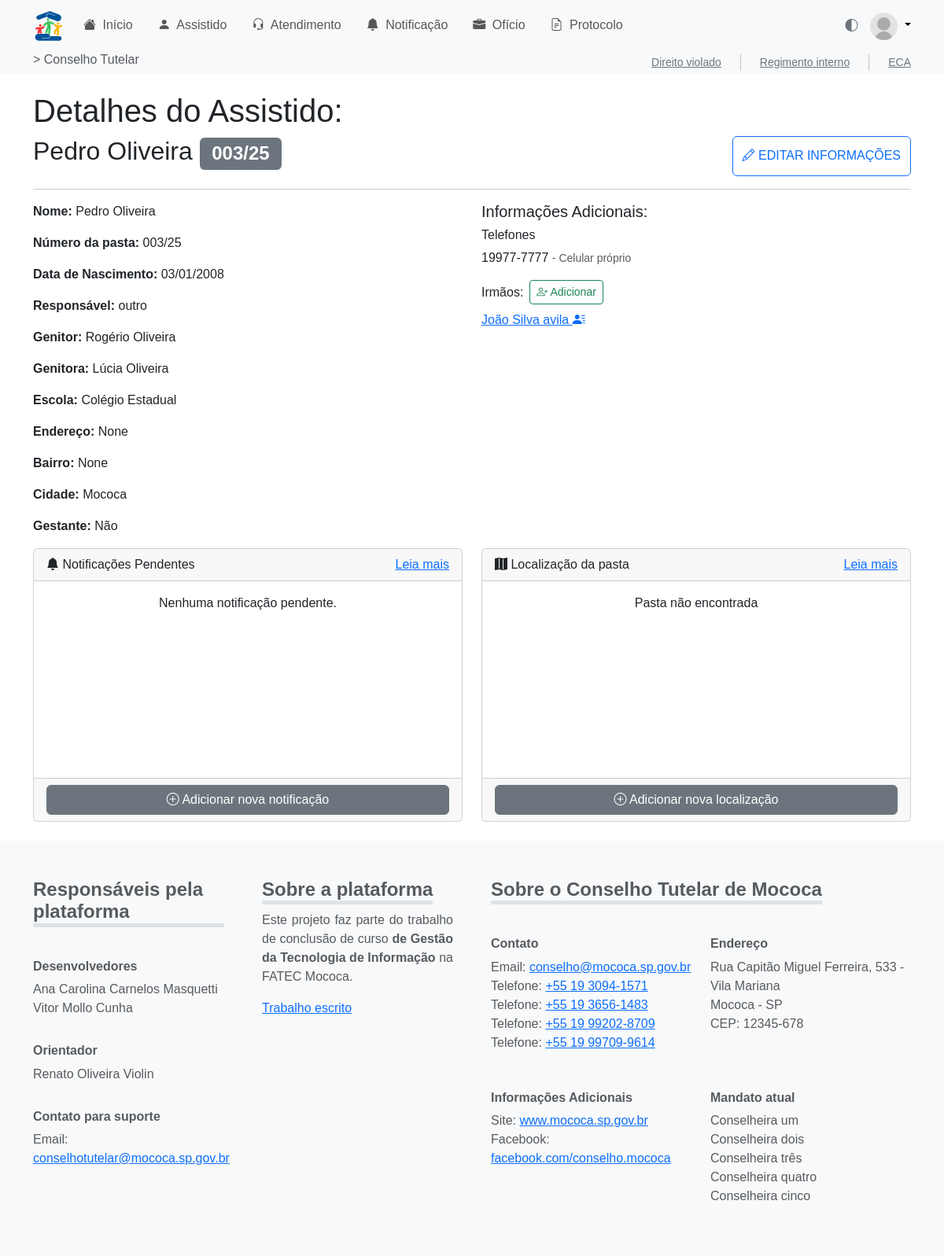
The page /assistido/detalhe/3/ on the database its author committed.
### assistido/models.py (models this page shows, shortened)
class Assistido(models.Model):
    id_assist = models.AutoField(primary_key=True)
    nmcompleto_assist = models.CharField(max_length=255)
    numero_assist = models.CharField(max_length=50, blank=True, null=True)
    dn_assist = models.DateField()  # Data de nascimento
    nmgenitor_assist = models.CharField(max_length=255, blank=True, null=True)
    nmgenitora_assist = models.CharField(max_length=255, blank=True, null=True)
    DTCADASTRO = models.DateTimeField(auto_now_add=True, verbose_name='Data de Cadastro')
    TIPOS_RESPONSAVEL = [
        ("tio", "Tio"),
        ("tia", "Tia"),
        ("avo", "Avô/Avó"),
        ("primo", "Primo/Prima"),
        ("outro", "Outro"),
    ]
    nmresponsavel_assist = models.CharField(
        max_length=50, choices=TIPOS_RESPONSAVEL, default="outro"
    )
    outro_responsavel = models.CharField(
        max_length=255, blank=True, null=True,
        help_text="Preencher se o tipo do responsável for 'Outro'."
    )
    escola_assist = models.CharField(max_length=255, blank=True, null=True)
    rua_assist = models.CharField(max_length=255, blank=True, null=True)
    bairro_assist = models.CharField(max_length=100, blank=True, null=True)
    cidade_assist = models.CharField(max_length=100, blank=True, null=True)
    numerocasa_assist = models.CharField(max_length=20, blank=True, null=True)
    id_conselheiro = models.ForeignKey(
        Conselheiro,
        on_delete=models.SET_NULL,
        null=True,
        blank=True,
        related_name='assistidos'
    )
    gestante_assist = models.BooleanField(default=False)
    arquivomorto_assist = models.BooleanField(default=False)
    arquivado_assist = models.BooleanField(default=False)
    filaarquivomorto_assist = models.BooleanField(default=False)
    dtarquivomorto_assist = models.DateField(blank=True, null=True)

class Telefone(models.Model):
    id_telefone = models.AutoField(primary_key=True)
    id_assist = models.ForeignKey(
        Assistido,
        on_delete=models.CASCADE,
        related_name="telefones"
    )
    numero_telefone = models.CharField(max_length=20)
    obs_telefone = models.TextField(blank=True, null=True)

### assistido/views.py (the view)
# urls.py: path('detalhe/<int:id_assist>/', views.detalhe_assistido, name='detalhe'),
def detalhe_assistido(request, id_assist):
    import json
    assistido = get_object_or_404(Assistido, id_assist=id_assist)
    form = AddIrmaoForm(id_assist)
    assistidos_list = [
        {'id': a.id_assist, 'nome': a.nmcompleto_assist}
        for a in form.fields['irmao'].queryset
    ]
    assistidos_json = json.dumps(assistidos_list)
    from assistido.models import Irmaos
    irmaos_1 = Irmaos.objects.filter(id_assist_1=assistido).values_list('id_assist_2', flat=True)
    irmaos_2 = Irmaos.objects.filter(id_assist_2=assistido).values_list('id_assist_1', flat=True)
    irmaos_ids = set(irmaos_1).union(set(irmaos_2))
    irmaos_ids.discard(assistido.id_assist)
    irmaos = Assistido.objects.filter(id_assist__in=irmaos_ids)
    localizadores = assistido.localizadores.all().order_by('-dt_local')
    return render(request, 'assistido/detalhe.html', {
        'assistido': assistido,
        'form': form,
        'assistidos_json': assistidos_json,
        'irmaos': irmaos,
        'localizadores': localizadores
    })

### assistido/templatetags/assistido_extras.py (called while the page is built)
@register.filter
def format_telefone(value):
    if not value:
        return ''
    num = re.sub(r'\D', '', value)
    if num.startswith('55'):
        num = num[2:]
    if len(num) == 11:
        return f'{num[0:2]} {num[2:7]}-{num[7:]}'
    elif len(num) == 10:
        return f'{num[0:2]} {num[2:6]}-{num[6:]}'
    elif len(num) == 9:
        return f'{num[0:5]}-{num[5:]}'
    elif len(num) == 8:
        return f'{num[0:4]}-{num[4:]}'
    return value

### assistido/templates/assistido/detalhe.html (shortened to what this page needs)
{% extends 'base.html' %}
{% load assistido_extras %}
{% block content %}
<main class="container my-4">
    <h1>Detalhes do Assistido: </h1>
    <div class="d-flex w-100 justify-content-between align-content-center">
        <h2>{{ assistido.nmcompleto_assist }} <span class="badge text-bg-secondary">{{ assistido.numero_assist }}/{{ assistido.DTCADASTRO|date:'y' }}</span></h2>
        <button class="btn btn-outline-primary text-uppercase"> <i class="bi bi-pencil"></i> Editar Informações</button>
    </div>
    <hr>
    <div class="row">
        <div class="col-6">
            <p><strong>Nome:</strong> {{ assistido.nmcompleto_assist }}</p>
            <p><strong>Número da pasta:</strong> {{ assistido.numero_assist }}/{{ assistido.DTCADASTRO|date:'y' }}</p>
            <p><strong>Data de Nascimento:</strong> {{ assistido.dn_assist|date:'d/m/Y' }}</p>
            <p><strong>Responsável:</strong> {{ assistido.nmresponsavel_assist }}{% if assistido.nmresponsavel_assist == 'outro' and assistido.outro_responsavel %} - {{ assistido.outro_responsavel }}{% endif %}</p>
            <p><strong>Genitor:</strong> {{ assistido.nmgenitor_assist }}</p>
            <p><strong>Genitora:</strong> {{ assistido.nmgenitora_assist }}</p>
            <p><strong>Escola:</strong> {{ assistido.escola_assist }}</p>
            <p><strong>Endereço:</strong> {{ assistido.rua_assist }}{% if assistido.numerocasa_assist %}, {{assistido.numerocasa_assist }}{% endif %}</p>
            <p><strong>Bairro:</strong> {{ assistido.bairro_assist }}</p>
            <p><strong>Cidade:</strong> {{ assistido.cidade_assist }}</p>
            <p><strong>Gestante:</strong> {{ assistido.gestante_assist|yesno:'Sim,Não' }}</p>
        </div>
        <div class="col-6">
            <h5>Informações Adicionais:</h5>
            <h6>Telefones</h6>
            {% for tel in assistido.telefones.all %}
                <p>{{ tel.numero_telefone|format_telefone }}{% if tel.obs_telefone %} <small class="text-muted">- {{ tel.obs_telefone}}</small>{% endif %}</p>
                {% empty %}
                <p class="text-muted">Nenhum telefone cadastrado.</p>
            {% endfor %}
            <div class="d-flex align-items-center mb-2">
                    <h6 class="mb-0 me-2">Irmãos:</h6>
                    <button type="button" class="btn btn-sm btn-outline-success" data-bs-toggle="modal" data-bs-target="#addIrmaoModal">
                            <i class="bi bi-person-plus"></i> Adicionar
                    </button>
            </div>
            {% if irmaos %}
                {% for irmao in irmaos %}
                    <p>
                        <a href="{% url 'assistido:detalhe' irmao.id_assist %}" target="_blank">
                            {{ irmao.nmcompleto_assist }}
                            <i class="bi bi-person-lines-fill"></i>
                        </a>
                    </p>
                {% endfor %}
            {% else %}
                <p class="text-muted">Nenhum irmão cadastrado.</p>
            {% endif %}
        </div>
        <div class="col-6">
            <div class="card">
                <div class="card-header d-flex align-items-center justify-content-between">
                    <span class="me-2">
                        <i class="bi bi-bell-fill"></i>
                    Notificações Pendentes
                    </span>
                    <span>
                        <a href="">Leia mais</a>
                    </span>
                </div>
                <div class="card-body" style="height: 250px;">
                    <div class="w-100 h-100 overflow-auto">
                        {% if notificacoes %}
                            <ul class="list-group">
                                {% for not in notificacoes %}
                                    <li class="list-group-item">
                                        {{ not }}
                                    </li>
                                {% endfor %}
                            </ul>
                        {% else %}
                            <p class="text-center">Nenhuma notificação pendente.</p>
                        {% endif %}
                    </div>
                </div>
                <div class="card-footer">
                    <button type="button" class="btn btn-secondary w-100">
                        <i class="bi bi-plus-circle"></i> Adicionar nova notificação
                    </button>
                </div>
            </div>
        </div>
        <div class="col-6">
            <div class="card">
                <div class="card-header d-flex align-items-center justify-content-between">
                    <span class="me-2">
                        <i class="bi bi-map-fill"></i>
                    Localização da pasta
                    </span>
                    <span>
                        <a href="">Leia mais</a>
                    </span>
                </div>
                <div class="card-body" style="height: 250px;">
                    {% if localizadores %}
                        <div class="w-100 h-100 overflow-auto">
                            <table class="table table-hover">
                                <thead>
                                    <tr>
                                        <th>Data</th>
                                        <th>Localização</th>
                                    </tr>
                                </thead>
                                <tbody>
                                    {% for loc in localizadores %}
                                        <tr>
                                            <td>{{ loc.dt_local|date:'d/m/Y' }}</td>
                                            <td>{{ loc.destino_local }}</td>
                                        </tr>
                                    {% endfor %}
                                </tbody>
                            </table>
                        </div>
                    {% else %}
                        <div class="w-100 h-100 d-flex  justify-content-center">
                            <span>Pasta não encontrada</span>
                        </div>
                    {% endif %}
                </div>
                <div class="card-footer">
                    <button type="button" class="btn btn-secondary w-100" data-bs-toggle="modal" data-bs-target="#addLocalModal">
                        <i class="bi bi-plus-circle"></i> Adicionar nova localização
                    </button>
                </div>
            </div>
        </div>
    </div>
</main>
{% endblock %}

### static/css/main.css (style rules this page uses)
html,body { height: 100%; }

### static/css/custom.css (style rules this page uses)
:root { --bs-body-font-family: 'Nunito Sans', sans-serif !important; }
:root { --bs-primary: #00539b !important; --bs-primary-rgb: 0, 83, 155 !important; }
[data-bs-theme="light"] { --bs-primary: #00539b !important; --bs-body-bg: #ffffff; }

### rows shown on the page
Assistido: nmcompleto_assist "Pedro Oliveira", numero_assist "003", DTCADASTRO "25", dn_assist "03/01/2008", nmresponsavel_assist "outro", nmgenitor_assist "Rogério Oliveira", nmgenitora_assist "Lúcia Oliveira", escola_assist "Colégio Estadual", rua_assist "None", bairro_assist "None", cidade_assist "Mococa", gestante_assist "Não"
Telefone: numero_telefone "19977-7777", obs_telefone "Celular próprio"
Assistido: nmcompleto_assist "João Silva avila"
